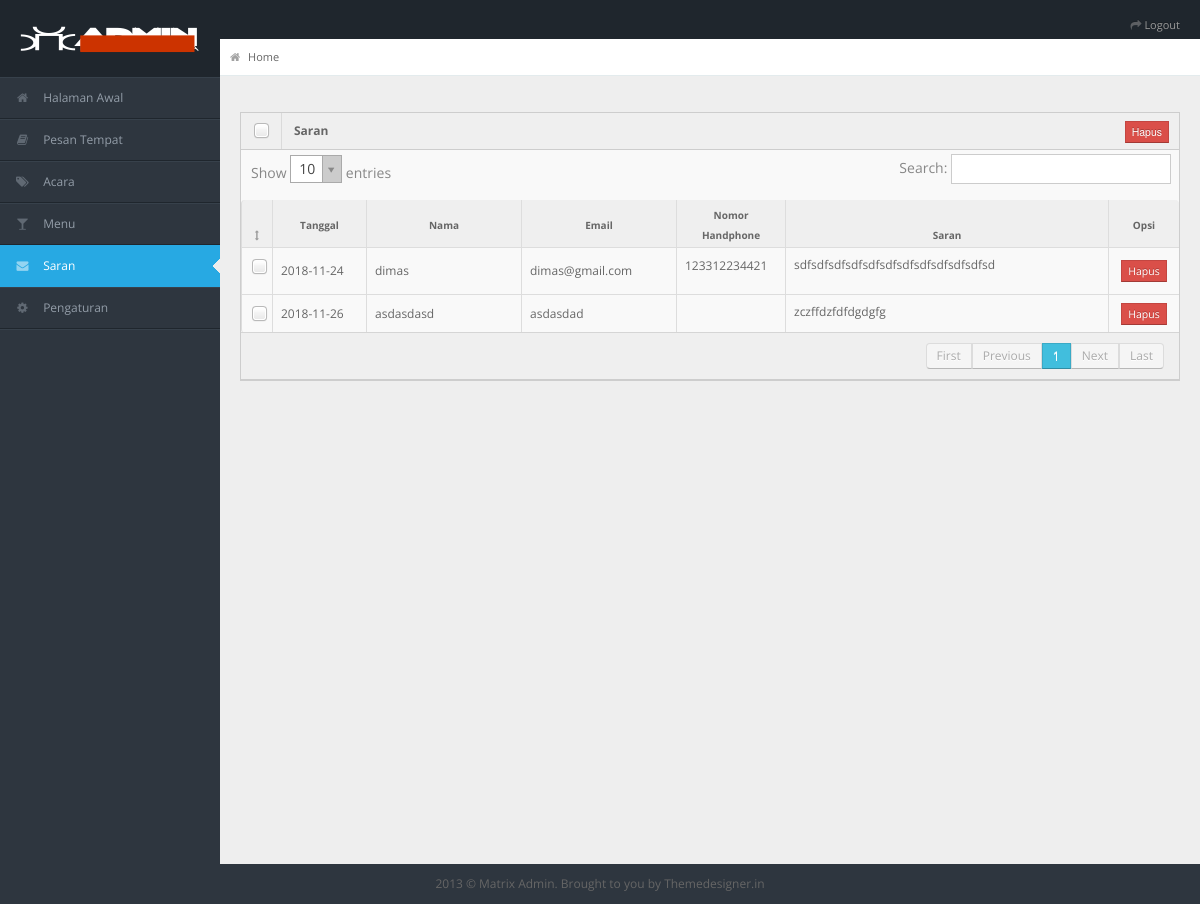
/index.php/admin/saran, run on the app's committed database.
### tables this page shows
CREATE TABLE `saran` (
  `no_saran` int(11) NOT NULL,
  `tanggal` date NOT NULL,
  `nama` varchar(30) NOT NULL,
  `email` varchar(30) DEFAULT NULL,
  `nomer` varchar(13) DEFAULT NULL,
  `saran` longtext NOT NULL
);

### application/controllers/Admin.php (called while the page is built, shortened)
<?php
class Admin extends CI_Controller {
	function __construct() {
			$this->load->model('M_aksiadmin');
			$this->load->view('admin/head');
			$this->load->view('admin/navigation');
			$this->load->view('admin/content');
	}
	public function saran(){
		$data = $this->M_aksiadmin->getSaran();
		$this->load->view('admin/konten/saran', array('data'=>$data));
		$this->load->view('admin/footer');
	}
}
?>

### index.php (called while the page is built, shortened)
<?php
require_once BASEPATH.'core/CodeIgniter.php';

### application/models/m_aksiadmin.php (called while the page is built, shortened)
<?php
class M_aksiadmin extends CI_Model {
	public function getSaran(){
		$data = $this->db->get('saran');
		return($data->result());
	}
}
?>

### application/views/admin/konten/saran.php (the view, shortened to what this page needs)
<div class="row-fluid">
      <div class="span12">
        <div class="widget-box">
        	<form action="<?php echo base_url('AksiAdminEvent/delmulEvent')?>" method="post">
          <div class="widget-title"> <span class="icon">
            </span>
            <h5>Saran</h5>
            <input type="submit" class=" btn btn-mini btn-danger buttons" value="Hapus" />
          </div>
          <div class="widget-content nopadding">
            <table class="table table-bordered data-table with-check event">
              <thead>
                <tr>
                  <th><i class="icon-resize-vertical"></th>
                  <th class="s-dua">Tanggal</th>
                  <th class="s-tiga">Nama</th>
                  <th class="s-tiga">Email</th>
                  <th class="s-nomer">Nomor Handphone</th>
                  <th class="s-empat">Saran</th>
                  <th class="s-lima">Opsi</th>
                </tr>
              </thead>
              <tbody>
              <?php foreach($data as $row){?>
                <tr class="gradeX">
                  <td><input type="checkbox" name="no_saran[]" value="<?php echo $row->no_saran ?>" /></td>
                  <td class="s-dua"><?php echo $row->tanggal;?></td>
                  <td class="s-tiga"><p><?php echo $row->nama; ?></p></td>
                  <td class="s-tiga"><p><?php echo $row->email; ?></p></td>
                  <td class="s-nomer"><p><?php echo $row->nomer; ?></p></td>
                  <td class="s-empat"><p><?php echo $row->saran; ?></p></td>
                  <td class="s-lima">
                  	<a  href="<?php echo base_url()."AksiAdminSaran/delSaran/".$row->no_saran ?>" class="btn btn-mini btn-danger">Hapus</a>
                  </td>
                </tr>
                <?php } ?>
              </tbody>
            </table>
            </form>
          </div>
        </div>
      </div>
    </div>
    </div>
    </div>

### assets/admin/css/matrix-style.css (style rules this page uses)
* { outline:none !important; -moz-outline: none !important; }
html, body { height:100% }
body { overflow-x: hidden; margin-top: -10px; font-family: 'Open Sans', sans-serif; font-size:12px; color:#666; }
a { color:#666; }
select, textarea, input[type="text"], input[type="password"], input[type="datetime"], input[type="datetime-local"], input[type="date"], input[type="month"], input[type="time"], input[type="week"], input[type="number"], input[type="email"], input[type="url"], input[type="search"], input[type="tel"], input[type="color"], .uneditable-input, .label, .dropdown-menu, .btn, .well, .progress, .table-bordered, .btn-group > .btn:first-child, .btn-group > .btn:last-child, .btn-group > .btn:last-child, .btn-group > .dropdown-toggle, .alert { border-radius:0px; }
.btn, textarea, input[type="text"], input[type="password"], input[type="datetime"], input[type="datetime-local"], input[type="date"], input[type="month"], input[type="time"], input[type="week"], input[type="number"], input[type="email"], input[type="url"], input[type="search"], input[type="tel"], input[type="color"], .uneditable-input { box-shadow:none; }
.progress, .progress-success .bar, .progress .bar-success, .progress-warning .bar, .progress .bar-warning, .progress-danger .bar, .progress .bar-danger, .progress-info .bar, .progress .bar-info, .btn, .btn-primary { background-image:none; }
.container-fluid .row-fluid:first-child { margin-top: 20px; }
.stat-boxes .peity_bar_good, .stat-boxes .peity_line_good, { color: #459D1C; }
.widget-box { background: none repeat scroll 0 0 #F9F9F9; border-left: 1px solid #CDCDCD; border-top: 1px solid #CDCDCD; border-right: 1px solid #CDCDCD; clear: both; margin-top: 16px; margin-bottom: 16px; position: relative; }
.widget-title, .modal-header, .table th, div.dataTables_wrapper .ui-widget-header { background:#efefef; border-bottom: 1px solid #CDCDCD; height: 36px; }
.widget-title span.icon { padding: 9px 10px 7px 11px; float: left; border-right:1px solid #dadada; }
.widget-title h5 { color: #666; float: left; font-size: 12px; font-weight: bold; padding: 12px; line-height: 12px; margin: 0; }
.widget-title .buttons { float: right; margin: 8px 10px 0 0; }
.widget-content { padding:15px; border-bottom: 1px solid #cdcdcd; }
.table th { height: auto; font-size: 10px; padding: 5px 10px 2px; border-bottom: 0; text-align: center; color: #666666; }
.table.with-check tr th:first-child, .table.with-check tr td:first-child { width: 10px; }
.table.with-check tr th:first-child i { margin-top: -2px; opacity: 0.6; }
.nopadding { padding: 0 !important; }
.nopadding .table { margin-bottom: 0; }
.nopadding .table-bordered { border: 0; }
form { margin-bottom: 0; }

### assets/admin/css/matrix-media.css (style rules this page uses)
body { background:#2E363F; }

### assets/admin/css/mystyle.css (style rules this page uses)
.table.event { table-layout: fixed; }
.table .s-dua { width: 10%; vertical-align: middle; }
.table .s-nomer { width: 12%; vertical-align: middle; }
.table .s-tiga { vertical-align: middle; width: 18%; }
.table .s-tiga p { vertical-align: middle; line-height: 1.5em; max-height: 3em; overflow: hidden; margin-bottom: 0px; }
.table .s-empat { width: 40% }
.table .s-empat p { line-height: 1.5em; max-height: 3em; overflow: hidden; margin-bottom: 0px; }
.table .s-lima { width: 50px; text-align: center; vertical-align: middle; }

### data on the page
saran: tanggal "2018-11-24", nama "dimas", email "dimas@gmail.com", nomer "123312234421", saran "sdfsdfsdfsdfsdfsdfsdfsdfsdfsdfsdfsd"
saran: tanggal "2018-11-26", nama "asdasdasd", email "asdasdad", saran "zczffdzfdfdgdgfg"
